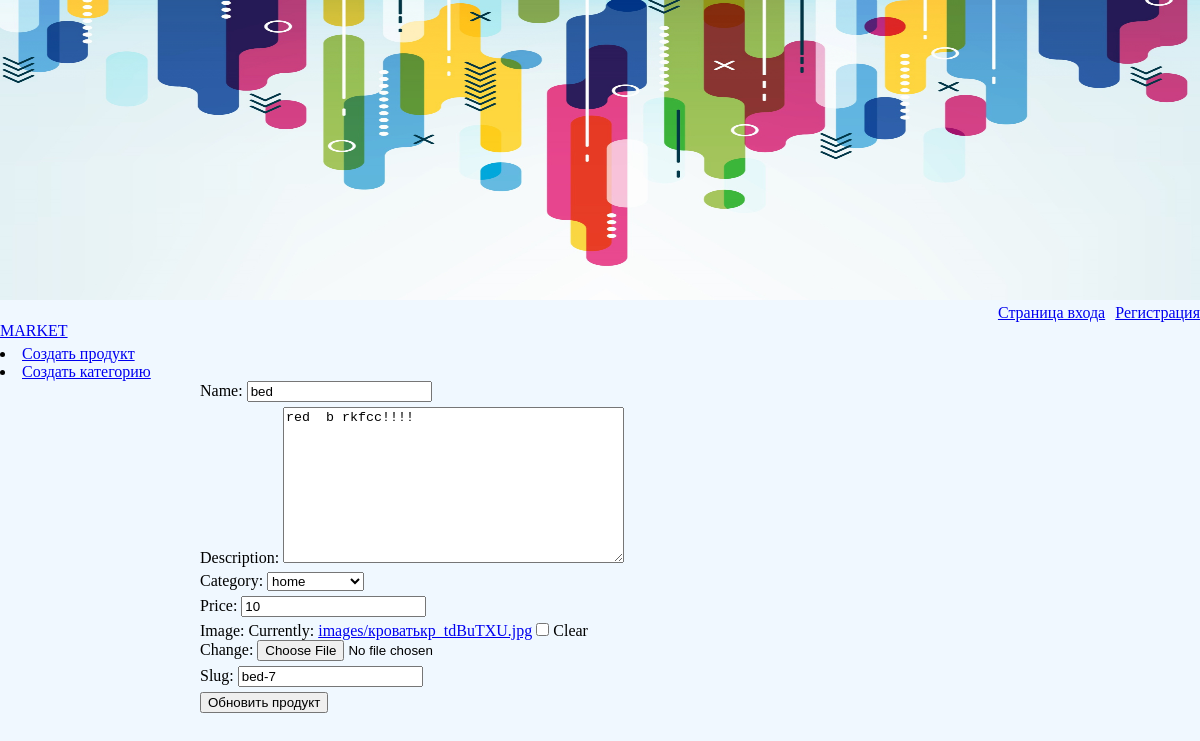
The page /update/1 (signed in) on the database its author committed.
### product/models.py (models this page shows, shortened)
class Product(models.Model):
    name = models.CharField(max_length=255)
    description = models.TextField(null=True, blank=True)
    category = models.ForeignKey(Category, on_delete=models.DO_NOTHING)
    price = models.PositiveIntegerField()
    image = models.ImageField(upload_to='images/', null=True, blank=True)
    slug = models.SlugField(max_length=100, unique=True)

### category/models.py (models this page shows)
class Category(models.Model):
    name = models.CharField(max_length=255)
    slug = models.SlugField(max_length=30)
    def __str__(self):
        return self.name

### product/views.py (the view)
# urls.py: path('update/<int:pk>', ProductUpdateView.as_view(), name='update'),
class ProductUpdateView(UpdateView):
    model = Product
    fields = ['name', 'description', 'category', 'price', 'image', 'slug']
    template_name = 'product/update.html'
    success_url = reverse_lazy('list')
    context_object_name = "product"

### product/templates/product/update.html (shortened to what this page needs)
{% extends 'product/base.html' %}
{% block content %}
   {% if request.user.is_authenticated %}
        {% if product %}
        <form action="" method="post" enctype="multipart/form-data">
            {{ form.as_p }}
          <button>Обновить продукт</button>
        </form>
        {% endif %}
 {% else %}
        <h1 style="color: red">Авторизуйся</h1>
{% endif %}
{% endblock %}

### user/static/css/styles.css (style rules this page uses)
* { margin: 0; }
body { background-color: aliceblue; }
p { margin-bottom: 5px; }
form { margin-left: 200px; }

### rows shown on the page
Product: name "bed", description "red b rkfcc!!!!", category "home", price "10", slug "bed-7"
